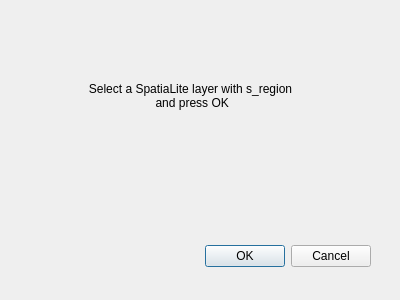
<?xml version="1.0" encoding="UTF-8"?>
<ui version="4.0">
 <class>polyToAladinDialogBase</class>
 <widget class="QDialog" name="polyToAladinDialogBase">
  <property name="geometry">
   <rect>
    <x>0</x>
    <y>0</y>
    <width>400</width>
    <height>300</height>
   </rect>
  </property>
  <property name="windowTitle">
   <string>polyToAladin</string>
  </property>
  <widget class="QDialogButtonBox" name="button_box">
   <property name="geometry">
    <rect>
     <x>30</x>
     <y>240</y>
     <width>341</width>
     <height>32</height>
    </rect>
   </property>
   <property name="orientation">
    <enum>Qt::Horizontal</enum>
   </property>
   <property name="standardButtons">
    <set>QDialogButtonBox::Cancel|QDialogButtonBox::Ok</set>
   </property>
  </widget>
  <widget class="QLabel" name="label">
   <property name="geometry">
    <rect>
     <x>30</x>
     <y>60</y>
     <width>321</width>
     <height>71</height>
    </rect>
   </property>
   <property name="text">
    <string>Select a SpatiaLite layer with s_region
 and press OK</string>
   </property>
   <property name="alignment">
    <set>Qt::AlignCenter</set>
   </property>
  </widget>
 </widget>
 <resources/>
 <connections>
  <connection>
   <sender>button_box</sender>
   <signal>accepted()</signal>
   <receiver>polyToAladinDialogBase</receiver>
   <slot>accept()</slot>
   <hints>
    <hint type="sourcelabel">
     <x>20</x>
     <y>20</y>
    </hint>
    <hint type="destinationlabel">
     <x>20</x>
     <y>20</y>
    </hint>
   </hints>
  </connection>
  <connection>
   <sender>button_box</sender>
   <signal>rejected()</signal>
   <receiver>polyToAladinDialogBase</receiver>
   <slot>reject()</slot>
   <hints>
    <hint type="sourcelabel">
     <x>20</x>
     <y>20</y>
    </hint>
    <hint type="destinationlabel">
     <x>20</x>
     <y>20</y>
    </hint>
   </hints>
  </connection>
 </connections>
</ui>
